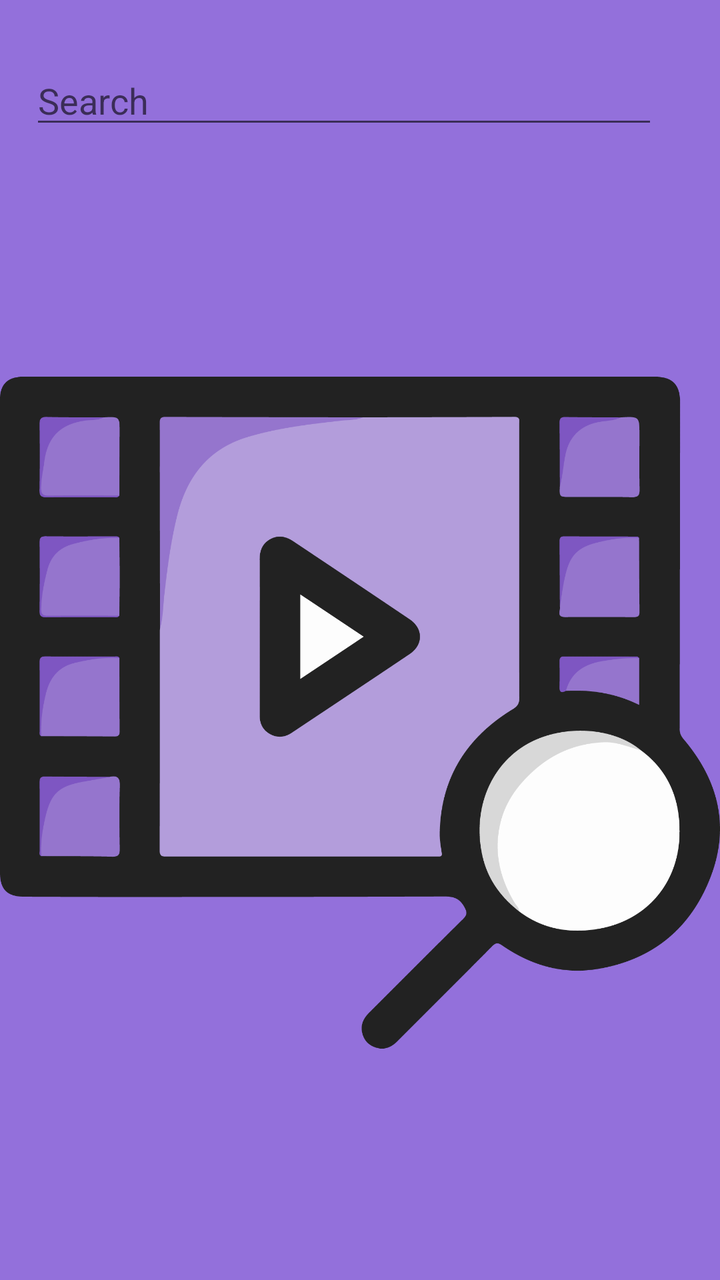
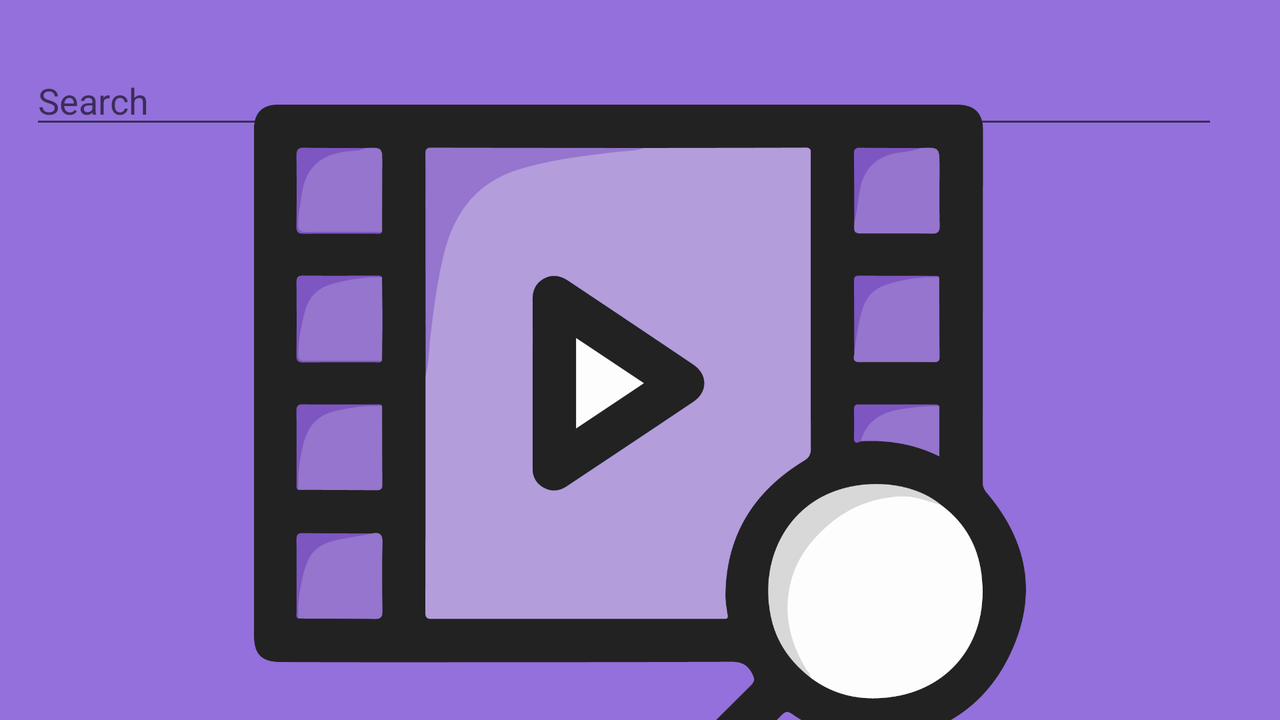

Compare how this app lays out the same screen by default and in its alternative resource folder. The renders come first, then the two layout files and the values they reference.
<!-- AndroidManifest.xml: application theme AppTheme -->
<!-- res/layout/activity_main.xml -->
<?xml version="1.0" encoding="utf-8"?>
<androidx.constraintlayout.widget.ConstraintLayout xmlns:android="http://schemas.android.com/apk/res/android"
    xmlns:app="http://schemas.android.com/apk/res-auto"
    xmlns:tools="http://schemas.android.com/tools"
    android:id="@+id/constraint_layout"
    android:layout_width="match_parent"
    android:layout_height="match_parent"
    android:background="@color/mediumPurple"
    tools:context=".view.MainActivity">


    <EditText
        android:id="@+id/editText_search"
        android:layout_width="0dp"
        android:layout_height="wrap_content"
        android:layout_marginStart="15dp"
        android:layout_marginTop="28dp"
        android:layout_marginEnd="15dp"
        android:ems="10"
        android:hint="@string/search"
        android:inputType="text"
        app:layout_constraintEnd_toStartOf="@+id/button_search"
        app:layout_constraintStart_toStartOf="parent"
        app:layout_constraintTop_toTopOf="parent" />

    <ImageButton
        android:id="@+id/button_search"
        android:layout_width="@dimen/square_size"
        android:layout_height="@dimen/square_size"
        android:layout_marginEnd="16dp"
        android:background="@color/colorPrimary"
        android:src="@drawable/ic_search"
        app:layout_constraintEnd_toEndOf="parent"
        app:layout_constraintTop_toTopOf="@+id/editText_search" />

    <com.example.moviessearchengine.MovieRecyclerView
        android:id="@+id/recyclerView_movies"
        android:layout_width="match_parent"
        android:layout_height="match_parent"
        android:layout_alignParentBottom="true"
        android:layout_marginTop="92dp"
        android:background="@color/mediumPurple"
        android:scrollbars="vertical"
        android:visibility="gone"
        app:layout_constraintStart_toStartOf="parent"
        app:layout_constraintTop_toBottomOf="@+id/editText_search" />

    <ImageView
        android:id="@+id/imageView_search"
        android:layout_width="wrap_content"
        android:layout_height="wrap_content"
        app:layout_constraintBottom_toBottomOf="parent"
        app:layout_constraintEnd_toEndOf="parent"
        app:layout_constraintHorizontal_bias="0.0"
        app:layout_constraintStart_toStartOf="parent"
        app:layout_constraintTop_toBottomOf="@+id/editText_search"
        app:layout_constraintVertical_bias="0.479"
        app:srcCompat="@drawable/search" />

    <ImageView
        android:id="@+id/imageView_no_result"
        android:layout_width="411dp"
        android:layout_height="507dp"
        android:visibility="gone"
        app:layout_constraintBottom_toBottomOf="parent"
        app:layout_constraintEnd_toEndOf="parent"
        app:layout_constraintHorizontal_bias="0.0"
        app:layout_constraintStart_toStartOf="parent"
        app:layout_constraintTop_toBottomOf="@+id/editText_search"
        app:layout_constraintVertical_bias="0.479"
        app:srcCompat="@drawable/no_result_trans" />


</androidx.constraintlayout.widget.ConstraintLayout>
<!-- resources referenced by this layout -->
<resources>
  <color name="colorPrimary">#0000CD</color>
  <color name="mediumPurple">#9370DB</color>
  <!-- drawable ic_search (drawable) -->
  <vector xmlns:android="http://schemas.android.com/apk/res/android"
      android:width="24dp"
      android:height="24dp"
      android:tint="#E6E6FA"
      android:viewportWidth="24.0"
      android:viewportHeight="24.0">
      <path
          android:fillColor="#FF000000"
          android:pathData="M15.5,14h-0.79l-0.28,-0.27C15.41,12.59 16,11.11 16,9.5 16,5.91 13.09,3 9.5,3S3,5.91 3,9.5 5.91,16 9.5,16c1.61,0 3.09,-0.59 4.23,-1.57l0.27,0.28v0.79l5,4.99L20.49,19l-4.99,-5zM9.5,14C7.01,14 5,11.99 5,9.5S7.01,5 9.5,5 14,7.01 14,9.5 11.99,14 9.5,14z" />
  </vector>
  <!-- drawable no_result_trans: png bitmap (drawable, 13115 bytes) -->
  <!-- drawable search: png bitmap (drawable, 60748 bytes) -->
  <string name="search">Search</string>
  <style name="AppTheme" parent="Theme.AppCompat.Light.DarkActionBar">
          
          <item name="colorPrimary">@color/colorPrimary</item>
          <item name="colorPrimaryDark">@color/colorPrimaryDark</item>
          <item name="colorAccent">@color/colorAccent</item>
      </style>
  <color name="colorPrimaryDark">#000080</color>
  <color name="colorAccent">#800080</color>
</resources>
<!-- res/layout-land/activity_main.xml (the repository's variant of the layout above) -->
<!-- drawn on the phone turned sideways -->
<?xml version="1.0" encoding="utf-8"?>
<androidx.constraintlayout.widget.ConstraintLayout xmlns:android="http://schemas.android.com/apk/res/android"
    xmlns:app="http://schemas.android.com/apk/res-auto"
    xmlns:tools="http://schemas.android.com/tools"
    android:id="@+id/constraint_layout"
    android:layout_width="match_parent"
    android:layout_height="match_parent"
    android:background="@color/mediumPurple"
    tools:context=".view.ui.MainActivity">


    <EditText
        android:id="@+id/editText_search"
        android:layout_width="0dp"
        android:layout_height="wrap_content"
        android:layout_marginStart="15dp"
        android:layout_marginTop="28dp"
        android:layout_marginEnd="15dp"
        android:ems="10"
        android:hint="@string/search"
        android:inputType="text"
        app:layout_constraintEnd_toStartOf="@+id/button_search"
        app:layout_constraintStart_toStartOf="parent"
        app:layout_constraintTop_toTopOf="parent" />

    <ImageButton
        android:id="@+id/button_search"
        android:layout_width="@dimen/square_size"
        android:layout_height="@dimen/square_size"
        android:layout_marginEnd="16dp"
        android:background="@color/colorPrimary"
        android:src="@drawable/ic_search"
        app:layout_constraintEnd_toEndOf="parent"
        app:layout_constraintTop_toTopOf="@+id/editText_search" />

    <com.example.moviessearchengine.view.ui.MovieRecyclerView
        android:id="@+id/recyclerView_movies"
        android:layout_width="match_parent"
        android:layout_height="match_parent"
        android:layout_alignParentBottom="true"
        android:layout_marginTop="92dp"
        android:background="@color/mediumPurple"
        android:scrollbars="vertical"
        android:visibility="gone"
        app:layout_constraintStart_toStartOf="parent"
        app:layout_constraintTop_toBottomOf="@+id/editText_search" />

    <ImageView
        android:id="@+id/imageView_search"
        android:layout_width="wrap_content"
        android:layout_height="wrap_content"
        app:layout_constraintBottom_toBottomOf="parent"
        app:layout_constraintEnd_toEndOf="parent"
        app:layout_constraintHorizontal_bias="0.0"
        app:layout_constraintStart_toStartOf="parent"
        app:layout_constraintTop_toBottomOf="@+id/editText_search"
        app:layout_constraintVertical_bias="0.246"
        app:srcCompat="@drawable/search" />

    <ImageView
        android:id="@+id/imageView_no_result"
        android:layout_width="411dp"
        android:layout_height="507dp"
        android:visibility="gone"
        app:layout_constraintBottom_toBottomOf="parent"
        app:layout_constraintEnd_toEndOf="parent"
        app:layout_constraintHorizontal_bias="0.0"
        app:layout_constraintStart_toStartOf="parent"
        app:layout_constraintTop_toBottomOf="@+id/editText_search"
        app:layout_constraintVertical_bias="0.479"
        app:srcCompat="@drawable/no_result_trans" />

    <ProgressBar
        android:id="@+id/progress_bar_main"
        android:layout_width="wrap_content"
        android:layout_height="wrap_content"
        android:foregroundGravity="center_horizontal|center_vertical"
        android:paddingBottom="20dp"
        android:paddingTop="20dp"
        app:layout_constraintBottom_toBottomOf="parent"
        app:layout_constraintEnd_toEndOf="parent"
        app:layout_constraintStart_toStartOf="parent"
        app:layout_constraintTop_toTopOf="parent"
        android:visibility="invisible"/>


</androidx.constraintlayout.widget.ConstraintLayout>
